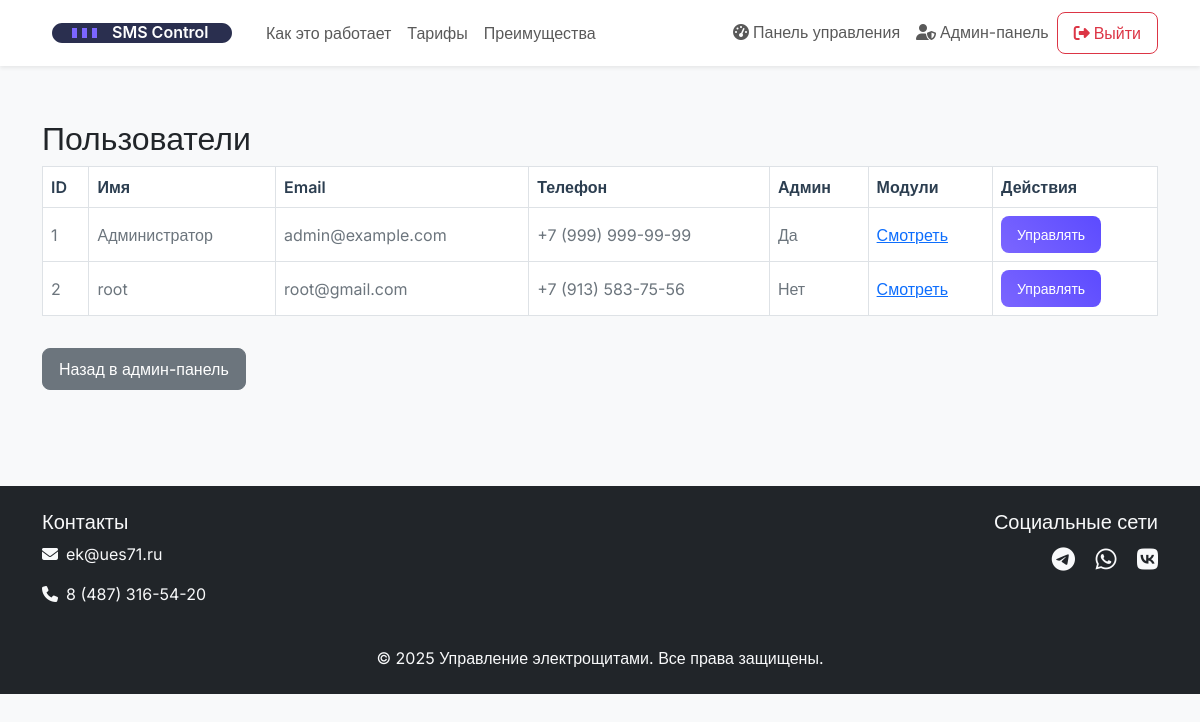
The app's page /admin/users (signed in) with its own data.
### models.py (models this page shows, shortened)
class User(UserMixin, db.Model):
    id = db.Column(db.Integer, primary_key=True)
    name = db.Column(db.String(100), nullable=False)
    email = db.Column(db.String(120), unique=True, nullable=False)
    phone = db.Column(db.String(20), unique=True, nullable=False)
    password_hash = db.Column(db.String(128))
    created_at = db.Column(db.DateTime, default=datetime.utcnow)
    is_active = db.Column(db.Boolean, default=True)
    is_admin = db.Column(db.Boolean, default=False)
    modules = db.relationship('Module', backref='owner', lazy=True)

### app.py (the view)
@app.route('/admin/users')
@login_required
def admin_users():
    if not current_user.is_admin:
        flash('Доступ запрещен', 'danger')
        return redirect(url_for('index'))
    users = User.query.all()
    return render_template('admin_users.html', users=users)

### app.py (called while the page is built)
@login_manager.user_loader
def load_user(user_id):
    return User.query.get(int(user_id))

### templates/admin_users.html (shortened to what this page needs)
{% extends "base.html" %}
{% block content %}
<div class="container py-5">
    <h2>Пользователи</h2>
    <table class="table table-bordered">
        <thead>
            <tr>
                <th>ID</th>
                <th>Имя</th>
                <th>Email</th>
                <th>Телефон</th>
                <th>Админ</th>
                <th>Модули</th>
                <th>Действия</th>
            </tr>
        </thead>
        <tbody>
            {% for user in users %}
            <tr>
                <td>{{ user.id }}</td>
                <td>{{ user.name }}</td>
                <td>{{ user.email }}</td>
                <td>{{ user.phone }}</td>
                <td>{% if user.is_admin %}Да{% else %}Нет{% endif %}</td>
                <td><a href="{{ url_for('admin_user_modules', user_id=user.id) }}">Смотреть</a></td>
                <td>
                    <a href="{{ url_for('admin_manage_user', user_id=user.id) }}" class="btn btn-sm btn-primary">Управлять</a>
                </td>
            </tr>
            {% endfor %}
        </tbody>
    </table>
    <a href="{{ url_for('admin_panel') }}" class="btn btn-secondary mt-3">Назад в админ-панель</a>
</div>
{% endblock %}

### static/css/style.css (style rules this page uses)
:root { --primary-color: #2A2F4F; --accent-color: #7B66FF; --accent-gradient: linear-gradient(45deg, #7B66FF, #5C4BFF); --bg-color: #F5F5F5; --success-color: #5CB874; --error-color: #FF6B6B; }
body { font-family: 'Inter', sans-serif; background-color: #f8f9fa; }
.btn-primary { background: var(--accent-gradient); border: none; padding: 0.8rem 1.5rem; border-radius: 12px; transition: all 0.3s ease; }
.btn { padding: 0.5rem 1rem; border-radius: 8px; font-weight: 500; transition: all 0.3s ease; }
.btn-primary { background-color: #007bff; border-color: #007bff; }
.table th { font-weight: 600; border-top: none; color: #2c3e50; }
.table td { vertical-align: middle; color: #6c757d; }

### records on screen
User: id "1", name "Администратор", email "admin@example.com", phone "+7 (999) 999-99-99", is_admin "Да"
User: id "2", name "root", email "root@gmail.com", phone "+7 (913) 583-75-56", is_admin "Нет"
